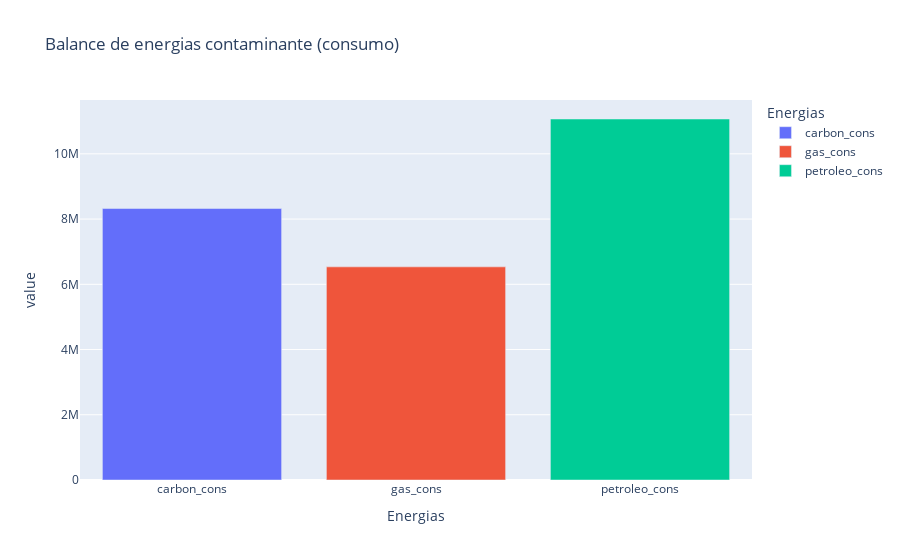

Here is the notebook cell this chart was saved with:
### Code cell
balance = data_cons_global.reset_index(drop=True).sum().to_frame()
fig = px.bar(
    balance, 
    color=balance.index,
    title='Balance de energias contaminante (consumo)',
    labels={'index': 'Energias'}
)
fig.write_image('../plots/carbon_petroleo_gas/balance_contaminante_consumo.png')
fig.show()

### Figure 1 — Plotly figure (JSON) as saved in the notebook; plotly's stock layout.template omitted (floating-point values rounded to 4 significant figures)
{"data": [{"alignmentgroup": "True", "hovertemplate": "Energias=%{x}<br>value=%{y}<extra></extra>", "legendgroup": "carbon_cons", "marker": {"color": "#636efa", "pattern": {"shape": ""}}, "name": "carbon_cons", "offsetgroup": "carbon_cons", "orientation": "v", "showlegend": true, "textposition": "auto", "type": "bar", "x": ["carbon_cons"], "xaxis": "x", "y": [8323000.0], "yaxis": "y"}, {"alignmentgroup": "True", "hovertemplate": "Energias=%{x}<br>value=%{y}<extra></extra>", "legendgroup": "gas_cons", "marker": {"color": "#EF553B", "pattern": {"shape": ""}}, "name": "gas_cons", "offsetgroup": "gas_cons", "orientation": "v", "showlegend": true, "textposition": "auto", "type": "bar", "x": ["gas_cons"], "xaxis": "x", "y": [6534000.0], "yaxis": "y"}, {"alignmentgroup": "True", "hovertemplate": "Energias=%{x}<br>value=%{y}<extra></extra>", "legendgroup": "petroleo_cons", "marker": {"color": "#00cc96", "pattern": {"shape": ""}}, "name": "petroleo_cons", "offsetgroup": "petroleo_cons", "orientation": "v", "showlegend": true, "textposition": "auto", "type": "bar", "x": ["petroleo_cons"], "xaxis": "x", "y": [11070000.0], "yaxis": "y"}], "layout": {"barmode": "relative", "legend": {"title": {"text": "Energias"}, "tracegroupgap": 0}, "title": {"text": "Balance de energias contaminante (consumo)"}, "xaxis": {"anchor": "y", "categoryarray": ["carbon_cons", "gas_cons", "petroleo_cons"], "categoryorder": "array", "domain": [0, 1], "title": {"text": "Energias"}}, "yaxis": {"anchor": "x", "domain": [0, 1], "title": {"text": "value"}}}}
